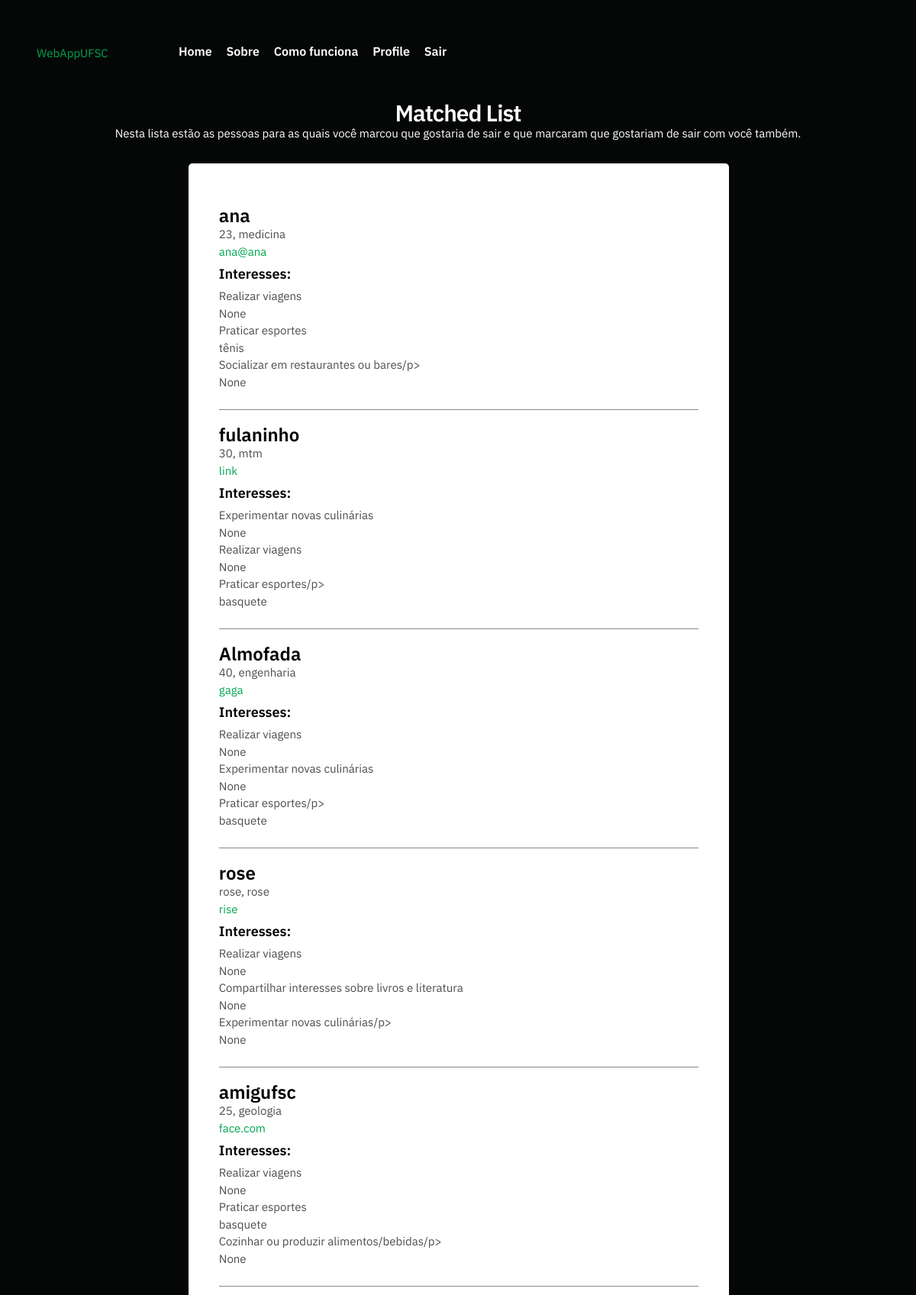
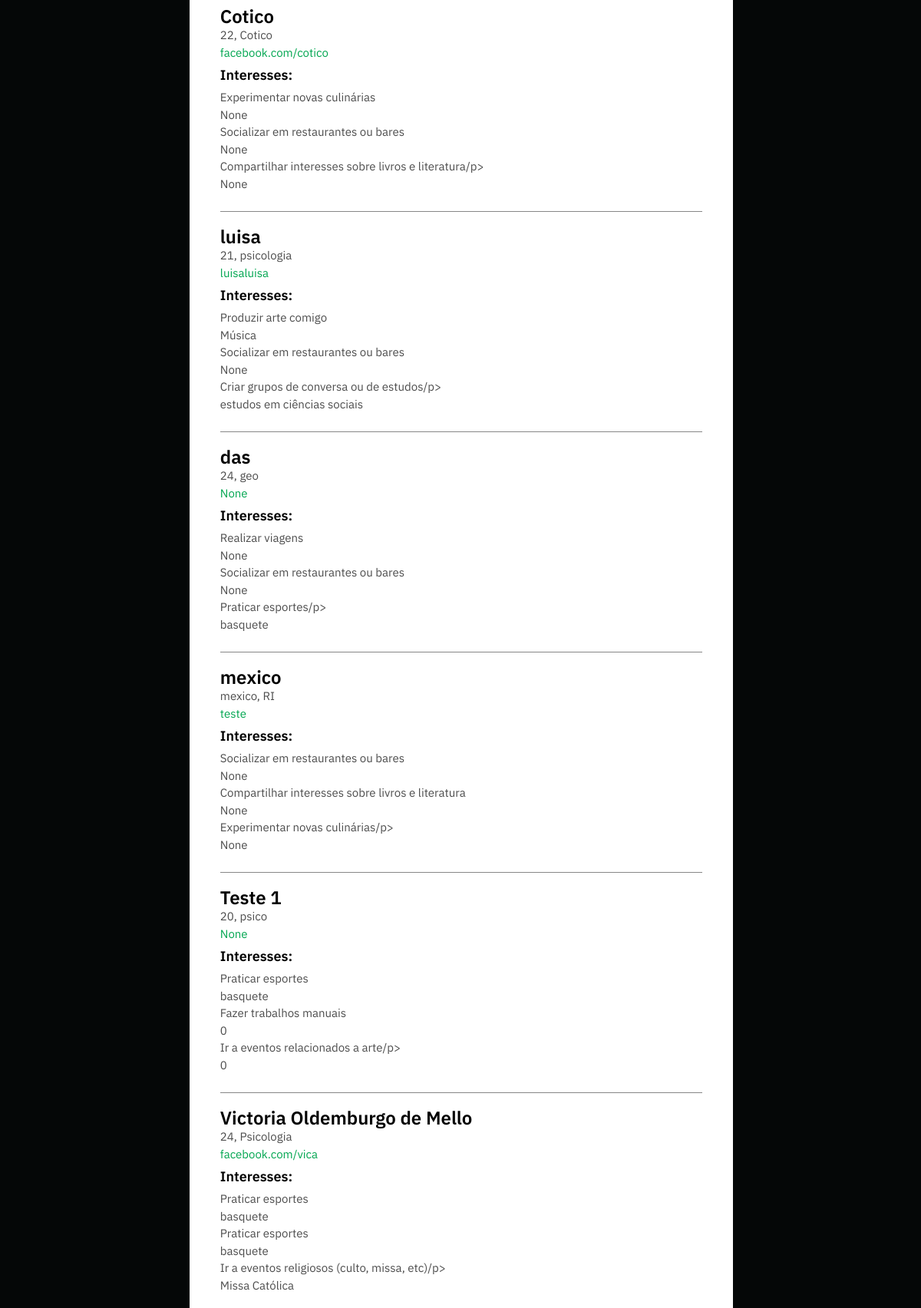
The page /matched (signed in, upper part) on the database its author committed (2 pictures, top to bottom).
### application.py (models this page shows, shortened)
class User(db.Model):
    __table__ = db.Model.metadata.tables['users']

### application.py (the view)
@app.route("/matched", methods=["GET", "POST"])
@login_required
def matched():
    if request.method == "GET":
        user_id = session['user_id']
        matches_query = Matches.query.filter_by(user_id=user_id).first()
        if not matches_query:
            return apology("Você deve se conectar com as sugestões antes.")
        match_keys = list()
        matches = dict()
        for i in range(1, 21):
            match_key = "match{}".format(i)
            if matches_query:
                matches[match_key] = getattr(matches_query, match_key)
        one_way_matched_users = list(matches.values())
        user_fields = ["name", "curso", "age", "sex", "ice_breaker", "sexes", "top_1", "top_2", "top_3", "facebook",
                       "top_1_text", "top_2_text", "top_3_text", "top_1_item", "top_2_item", "top_3_item"]
        double_matches_list = list()
        exemplo = list()
        query_pessoa = dict()
        dados_double_match = dict()
        for item in one_way_matched_users:
            if item != 0:
                person_query = Matches.query.filter_by(user_id=item).first()
                if person_query:
                    for i in range(0, 20):
                        key = "name_{}".format(i)
                        key = dict()
                        query_pessoa['match{}'.format(i+1)] = getattr(person_query, 'match{}'.format(i+1))
                        if query_pessoa['match{}'.format(i+1)] == user_id:
                            person_double_matched = User.query.filter_by(user_id=item).first()
                            for field in user_fields:
                                key[field] = getattr(person_double_matched, field)
                            double_matches_list.append(key)
        if len(double_matches_list) == 0:
            message = "As pessoas ainda não tiveram a chance de ver seu perfil e se conectar com você. Espere por um " \
                      "tempo até que as pessoas tenham a chance de se conectar com você!"
        else:
            message = ""
        return render_template("matched.html", double_matches_list=double_matches_list, message=message)

### application.py (called while the page is built)
@app.after_request
def after_request(response):
    response.headers["Cache-Control"] = "no-cache, no-store, must-revalidate"
    response.headers["Expires"] = 0
    response.headers["Pragma"] = "no-cache"
    return response

### helpers.py (called while the page is built)
def login_required(f):
    @wraps(f)
    def decorated_function(*args, **kwargs):
        if session.get("user_id") is None:
            return redirect("/login")
        return f(*args, **kwargs)
    return decorated_function

### templates/matched.html (shortened to what this page needs)
{% block main %}
<!DOCTYPE html>
<html lang="en">
<head>
    <link rel="stylesheet" href="static/main5.css">
    <link rel="stylesheet" href="static/custom.css">
    <link rel="stylesheet" href="static/vendor.css">
    <link rel="stylesheet" href="static/base.css">
    <link rel="stylesheet" href="static/base_3.css">
    <link rel="stylesheet" href="static/match.css">
</head>
<body>
    <header class="s-header">
        <div class="header-logo">
            <a class="site-logo" href="/index">
                <a class="mark" href="/index" title="intro">WebAppUFSC</a>
            </a>
        </div>
        <nav class="row header-nav-wrap wide">
            <div class="header">
                <ul class="header-main-nav">
                    <li><a href="/index" title="blog" method="get">Home</a></li>
                    <li><a href="/" title="intro" method="get">Sobre</a></li>
                    <li><a href="/help" title="help" method="get">Como funciona</a></li>
                    <li><a href="/profile" title="profile" method="get">Profile</a></li>
                    <li><a href="/logout" title="logout">Sair</a></li>
                </ul>
            </div>
        </nav>
    </header>
<div class="s-about-2">
<section>
    <h1> Matched List</h1>
    <p style="color: white; text-align:center"> Nesta lista estão as pessoas para as quais você marcou que gostaria de sair e que marcaram que gostariam de sair com você também. </p>
    <form class="label" action="" method="GET">
        <div class="align-form">
            <br>
            <div class="column">
                <div class="item-plan__block">
                  {% for item in double_matches_list %}
                    <div class="row">
                        <h3>{{ item["name"] }}</h3>
                        <p><tr>{{item["age"]}}, {{item["curso"]}}</tr></p>
                        <p><tr><a href=http://{{item["facebook"]}}>{{item["facebook"]}}</a></tr></p>
                        <h5> Interesses:</h5>
                        <p><tr>{{item["top_1"]}}</tr></p>
                        <p><tr>{{item["top_1_item"]}}</tr></p>
                        <p><td>{{item["top_2"]}}</td></p>
                        <p><tr>{{item["top_2_item"]}}</tr></p>
                        <p><td>{{item["top_3"]}}</td>/p><br>
                        <p><tr>{{item["top_3_item"]}}</tr></p>
                        <hr color="grey">
                    </div>
                    {% endfor %}
                </div>
            </div>
{% endblock %}

### static/custom.css (style rules this page uses)
h1 { color:white; text-align: center; }

### static/base.css (style rules this page uses)
html { font-family: sans-serif; line-height: 1.15; -ms-text-size-adjust: 100%; -webkit-text-size-adjust: 100%; }
body { margin: 0; }
article, aside, footer, header, nav, section { display: block; }
h1 { font-size: 2em; margin: 0.67em 0; }
hr { box-sizing: content-box; height: 0; overflow: visible; }
a { background-color: transparent; -webkit-text-decoration-skip: objects; }
html { font-size: 62.5%; box-sizing: border-box; }
*, *::before, *::after { box-sizing: inherit; }
body { font-weight: normal; line-height: 1; word-wrap: break-word; text-rendering: optimizeLegibility; -webkit-overflow-scrolling: touch; -webkit-text-size-adjust: none; }
body, input, button { -moz-osx-font-smoothing: grayscale; -webkit-font-smoothing: antialiased; }
div, dl, dt, dd, ul, ol, li, h1, h2, h3, h4, h5, h6, pre, form, p, blockquote, th, td { margin: 0; padding: 0; }
h1, h2, h3, h4, h5, h6 { -webkit-font-smoothing: auto; -webkit-font-smoothing: antialiased; -webkit-font-variant-ligatures: common-ligatures; -moz-font-variant-ligatures: common-ligatures; font-variant-ligatures: common-ligatures; text-rendering: optimizeLegibility; }
ol, ul { list-style: none; }
li { display: block; }
a { text-decoration: none; line-height: inherit; }
.row { width: 89%; max-width: 1200px; margin: 0 auto; }
.row:after { content: ""; display: table; clear: both; }

### static/base_3.css (style rules this page uses)
html { font-family: sans-serif; line-height: 1.15; -ms-text-size-adjust: 100%; -webkit-text-size-adjust: 100%; }
body { margin: 0; }
article, aside, footer, header, nav, section { display: block; }
h1 { font-size: 2em; margin: 0.67em 0; }
hr { box-sizing: content-box; height: 0; overflow: visible; }
a { background-color: transparent; -webkit-text-decoration-skip: objects; }
html { font-size: 62.5%; box-sizing: border-box; }
*, *::before, *::after { box-sizing: inherit; }
body { font-weight: normal; line-height: 1; word-wrap: break-word; text-rendering: optimizeLegibility; -webkit-overflow-scrolling: touch; -webkit-text-size-adjust: none; }
body, input, button { -moz-osx-font-smoothing: grayscale; -webkit-font-smoothing: antialiased; }
div, dl, dt, dd, ul, ol, li, h1, h2, h3, h4, h5, h6, pre, form, p, blockquote, th, td { margin: 0; padding: 0; }
h1, h2, h3, h4, h5, h6 { -webkit-font-smoothing: auto; -webkit-font-smoothing: antialiased; -webkit-font-variant-ligatures: common-ligatures; -moz-font-variant-ligatures: common-ligatures; font-variant-ligatures: common-ligatures; text-rendering: optimizeLegibility; }
ol, ul { list-style: none; }
li { display: block; }
a { text-decoration: none; line-height: inherit; }
.row { width: 100%; max-width: 1200px; margin: 0 auto; }
.row:after { content: ""; display: table; clear: both; }
.column { padding: 5.4rem 4rem 4.8rem; }

### static/match.css (style rules this page uses)
.column { float: left; margin-left: 14%; width: 65%; padding: 10px; }
.row:after { content: ""; display: table; clear: both; }

### rows shown on the page
User: name "ana", age "23", curso "medicina", facebook "ana@ana", top_1 "Realizar viagens", top_1_item "None", top_2 "Praticar esportes", top_2_item "tênis", top_3 "Socializar em restaurantes ou bares", top_3_item "None"
User: name "fulaninho", age "30", curso "mtm", facebook "link", top_1 "Experimentar novas culinárias", top_1_item "None", top_2 "Realizar viagens", top_2_item "None", top_3 "Praticar esportes", top_3_item "basquete"
User: name "Almofada", age "40", curso "engenharia", facebook "gaga", top_1 "Realizar viagens", top_1_item "None", top_2 "Experimentar novas culinárias", top_2_item "None", top_3 "Praticar esportes", top_3_item "basquete"
User: name "rose", age "rose", curso "rose", facebook "rise", top_1 "Realizar viagens", top_1_item "None", top_2 "Compartilhar interesses sobre livros e literatura", top_2_item "None", top_3 "Experimentar novas culinárias", top_3_item "None"
User: name "amigufsc", age "25", curso "geologia", facebook "face.com", top_1 "Realizar viagens", top_1_item "None", top_2 "Praticar esportes", top_2_item "basquete", top_3 "Cozinhar ou produzir alimentos/bebidas", top_3_item "None"
User: name "Cotico", age "22", curso "Cotico", facebook "facebook.com/cotico", top_1 "Experimentar novas culinárias", top_1_item "None", top_2 "Socializar em restaurantes ou bares", top_2_item "None", top_3 "Compartilhar interesses sobre livros e literatura", top_3_item "None"
User: name "luisa", age "21", curso "psicologia", facebook "luisaluisa", top_1 "Produzir arte comigo", top_1_item "Música", top_2 "Socializar em restaurantes ou bares", top_2_item "None", top_3 "Criar grupos de conversa ou de estudos", top_3_item "estudos em ciências sociais"
User: name "das", age "24", curso "geo", facebook "None", top_1 "Realizar viagens", top_1_item "None", top_2 "Socializar em restaurantes ou bares", top_2_item "None", top_3 "Praticar esportes", top_3_item "basquete"
User: name "mexico", age "mexico", curso "RI", facebook "teste", top_1 "Socializar em restaurantes ou bares", top_1_item "None", top_2 "Compartilhar interesses sobre livros e literatura", top_2_item "None", top_3 "Experimentar novas culinárias", top_3_item "None"
User: name "Teste 1", age "20", curso "psico", facebook "None", top_1 "Praticar esportes", top_1_item "basquete", top_2 "Fazer trabalhos manuais", top_2_item "0", top_3 "Ir a eventos relacionados a arte", top_3_item "0"
User: name "Victoria Oldemburgo de Mello", age "24", curso "Psicologia", facebook "facebook.com/vica", top_1 "Praticar esportes", top_1_item "basquete", top_2 "Praticar esportes", top_2_item "basquete", top_3 "Ir a eventos religiosos (culto, missa, etc)", top_3_item "Missa Católica"
